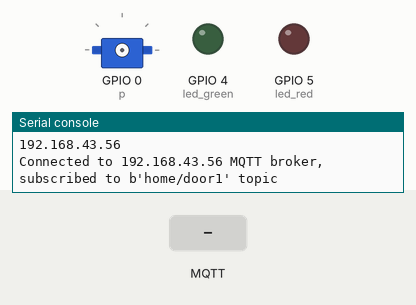
The program below on a simulated ESP8266 board running MicroPython. Shown: servo, output pins drawn as LEDs (lit = HIGH), the last lines printed to the serial console. Inputs (shaded band) come from the test bench. WiFi joins after 1.5 s; no MQTT or app messages arrive unless stated; servo angles are drawn from the pulse width (0.5 ms = 0°, 2.5 ms = 180°); pins used as bus, display or sensor lines are not drawn.

Above: at 2.8 s.
2.9 s: MQTT message "close" arrives on the first subscribed topic
At 5.0 s:
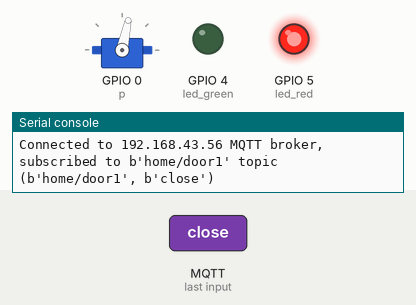
5.4 s: MQTT message "open" arrives on the first subscribed topic
At 6.6 s:
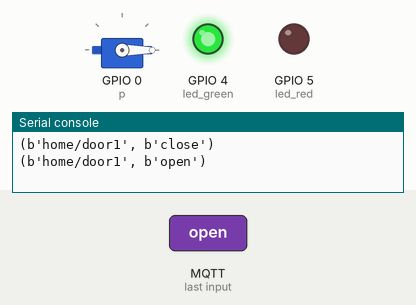
Timing chart, 0 to 8.4 s (numbered marks = the images above; inputs shaded):
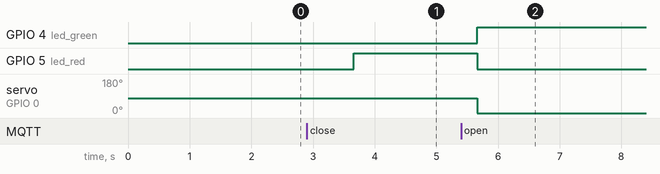

Measured:
- after the input at 2.9 s, GPIO 5 (led_red): LOW → HIGH after 0.76 s
- after the input at 5.4 s, GPIO 4 (led_green): LOW → HIGH after 0.26 s; GPIO 5 (led_red): HIGH → LOW after 0.26 s; servo on GPIO 0 (p): 78° → 0° after 0.26 s

The program:

main.py
```python
import time

do_connect()

message = None

def sub_cb(topic, msg):
    global message
    print((topic, msg))
    message = msg


def connect_and_subscribe():
    global client_id, mqtt_server, topic_sub
    client = MQTTClient(client_id, mqtt_server)
    print(client.server)
    client.set_callback(sub_cb)
    client.connect()
    client.subscribe(topic_sub)
    print('Connected to %s MQTT broker, subscribed to %s topic' %(mqtt_server, topic_sub))
    return client

def restart_and_reconnect():
    print('Failed to connect to MQTT broker. Reconnecting...')
    time.sleep(2)
    machine.reset()

try:
    client = connect_and_subscribe()
except OSError as e:
    restart_and_reconnect()


def map(x, in_min, in_max, out_min, out_max):
    return int((x - in_min) * (out_max - out_min) / (in_max - in_min) + out_min)


def servo(pin, angle):
    pin.duty(map(angle, 0, 180, 20, 120))
    # pin.duty(45)


angle = 0

servo(pwm, angle)

while True:
    try:
        client.check_msg()
        if message == b'close':
            client.publish(topic_pub, b'received')
            led_green.off()
            led_red.on()
            angle += 90
            if angle <= 180:
                servo(pwm, angle)
            else:
                angle = 180
                print('not possible')
        if message == b'open':
            client.publish(topic_pub, b'received')
            led_red.off()
            led_green.on()
            angle = 0
            servo(pwm, angle)
        message = None
        time.sleep(2)

        # if (time.time() - last_message) > message_interval:
        #     msg = 'Hello ' + str(i)
        #     i += 1
        #     print(msg)
        #     # client.publish(topic_pub, msg)
        #     last_message = time.time()
    except OSError as e:
        restart_and_reconnect()
```

boot.py
```python
import time
from umqttsimple import MQTTClient
import ubinascii
import machine
from machine import Pin, ADC
# import dht
import micropython
import network
# import ujson
import esp
try:
  import usocket as socket
except:
  import socket
esp.osdebug(None)
import gc
gc.collect()


client_id = ubinascii.hexlify(machine.unique_id())
# mqtt_server = '192.168.1.184'
# mqtt_server = '192.168.1.31'
mqtt_server = '192.168.43.56'
topic_sub = b"home/door1"
topic_pub = b'notification'

led_green = machine.Pin(4, machine.Pin.OUT)
led_red = machine.Pin(5, machine.Pin.OUT)
p = machine.Pin(0, machine.Pin.OUT, machine.Pin.PULL_UP)
pwm = machine.PWM(p, freq=50)

led_green.off()
led_red.off()

last_message = 0
message_interval = 9
counter = 0

# SSID = "Coman"
# PASSWORD = 'Inferior18!'

# SSID = "Catedra MURI"
# PASSWORD = "azsxdcfvqawsedm412"

SSID = "sarmale"
PASSWORD = "marceltivercred"

def do_connect():
    import network
    sta_if = network.WLAN(network.STA_IF)
    if not sta_if.isconnected():
        print('\nconnecting to network...')
        sta_if.active(True)
        sta_if.connect(SSID, PASSWORD)
        while not sta_if.isconnected():
            pass
    print('network config:', sta_if.ifconfig())
```
